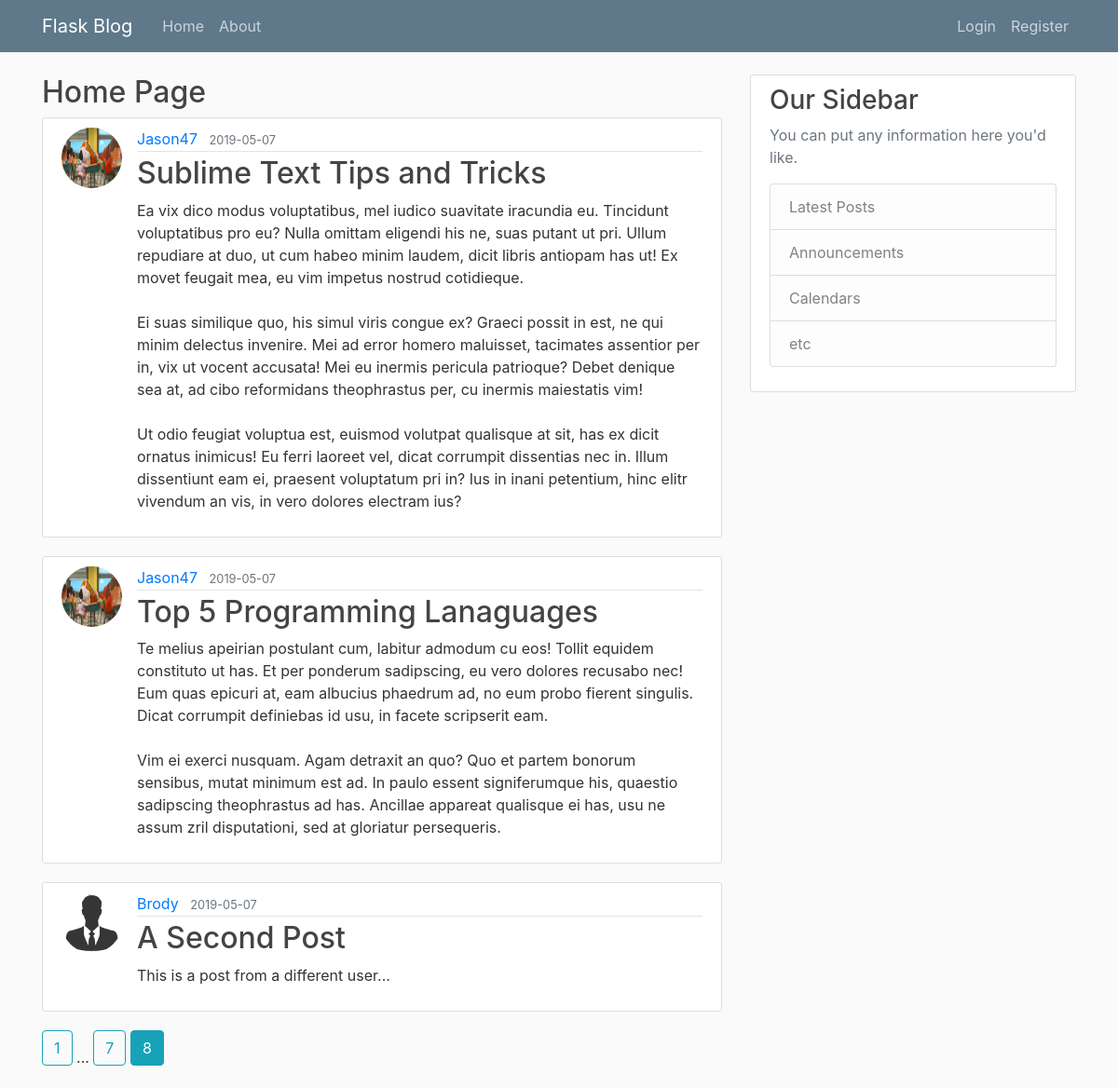
Screenshot of /home?page=8 with the database file from the repository.
### application/models.py (models this page shows, shortened)
class Post(db.Model):
    id = db.Column(db.Integer, primary_key=True)
    title = db.Column(db.String(100), nullable=False)
    date_posted = db.Column(db.DateTime, nullable=False, default=datetime.utcnow)
    content = db.Column(db.Text, nullable=False)
    user_id = db.Column(db.Integer, db.ForeignKey("user.id"), nullable=False)

class User(db.Model,UserMixin):
    id = db.Column(db.Integer, primary_key=True)
    username = db.Column(db.String(20), unique=True, nullable=False)
    email = db.Column(db.String(60), unique=True, nullable=False)
    password = db.Column(db.String(60), nullable=False)
    image_file = db.Column(db.String(20), nullable=False, default="default.jpg")
    posts = db.relationship("Post", backref="author", lazy=True)

### application/main/routes.py (the view)
@main.route("/")
@main.route("/home")
def home():
    page_no = request.args.get("page",1,type=int)
    posts = Post.query.order_by(Post.date_posted.desc()).paginate(per_page=3,page=page_no)
    return render_template("home.html", posts=posts)

### application/templates/home.html
{% extends "layout.html" %}
{% block content %}
    <h2>Home Page</h2>
    {% for post in posts.items %}
        <article class="media content-section">
            <img class="rounded-circle article-img" src="{{ url_for('static',filename='profile_pics/'+post.author.image_file) }}">
            <div class="media-body">
                <div class="article-metadata">
                    <a class="mr-2" href="{{ url_for('users.user_posts',username = post.author.username) }}">{{ post.author.username }}</a>
                    <small class="text-muted">{{ post.date_posted.strftime("%Y-%m-%d") }}</small>
                </div>
                <h2><a class="article-title" href="{{ url_for('posts.post',post_id=post.id) }}">{{ post.title }}</a></h2>
                <p class="article-content">{{ post.content }}</p>
            </div>
        </article>
    {% endfor %}
    {% for page_num in posts.iter_pages(left_edge=1,right_edge=1,left_current=1,right_current=2) %}
        {% if page_num %}
            {% if page_num == posts.page %}
                <a class="btn btn-info mb-4" href="{{ url_for('main.home',page=page_num) }}">{{ page_num }}</a>
            {% else %}
                <a class="btn btn-outline-info mb-4" href="{{ url_for('main.home',page=page_num) }}">{{ page_num }}</a>
            {%endif%}
        {% else %}
            ...
        {%endif%}
    {% endfor %}
{% endblock content %}

### application/static/main.css (style rules this page uses)
body { background: #fafafa; color: #333333; margin-top: 5rem; }
h1, h2, h3, h4, h5, h6 { color: #444444; }
.content-section { background: #ffffff; padding: 10px 20px; border: 1px solid #dddddd; border-radius: 3px; margin-bottom: 20px; }
.article-title { color: #444444; }
.article-content { white-space: pre-line; }
.article-img { height: 65px; width: 65px; margin-right: 16px; }
.article-metadata { padding-bottom: 1px; margin-bottom: 4px; border-bottom: 1px solid #e3e3e3 }

### rows the page displays
Post: image_file (picture), author.username "Jason47", date_posted "2019-05-07", title "Sublime Text Tips and Tricks", content "Ea vix dico modus voluptatibus, mel iudico suavitate iracundia eu. Tincidunt voluptatibus pro eu? Nulla omittam eligendi his ne, suas putant ut pri. Ullum repudiare at duo, ut cum habeo minim laudem, dicit libris antiopam has ut! Ex movet feugait mea, eu vim impetus nostrud cotidieque. Ei suas similique quo, his simul viris congue ex? Graeci possit in est, ne qui minim delectus invenire. Mei ad error homero maluisset, tacimates assentior per in, vix ut vocent accusata! Mei eu inermis pericula patrioque? Debet denique sea at, ad cibo reformidans theophrastus per, cu inermis maiestatis vim! Ut odio feugiat voluptua est, euismod volutpat qualisque at sit, has ex dicit ornatus inimicus! Eu…"
Post: image_file (picture), author.username "Jason47", date_posted "2019-05-07", title "Top 5 Programming Lanaguages", content "Te melius apeirian postulant cum, labitur admodum cu eos! Tollit equidem constituto ut has. Et per ponderum sadipscing, eu vero dolores recusabo nec! Eum quas epicuri at, eam albucius phaedrum ad, no eum probo fierent singulis. Dicat corrumpit definiebas id usu, in facete scripserit eam. Vim ei exerci nusquam. Agam detraxit an quo? Quo et partem bonorum sensibus, mutat minimum est ad. In paulo essent signiferumque his, quaestio sadipscing theophrastus ad has. Ancillae appareat qualisque ei has, usu ne assum zril disputationi, sed at gloriatur persequeris."
Post: image_file (placeholder picture), author.username "Brody", date_posted "2019-05-07", title "A Second Post", content "This is a post from a different user..."

### other values shown
{{ page_num }} "1" "7"
{{ page_num }} "8"
